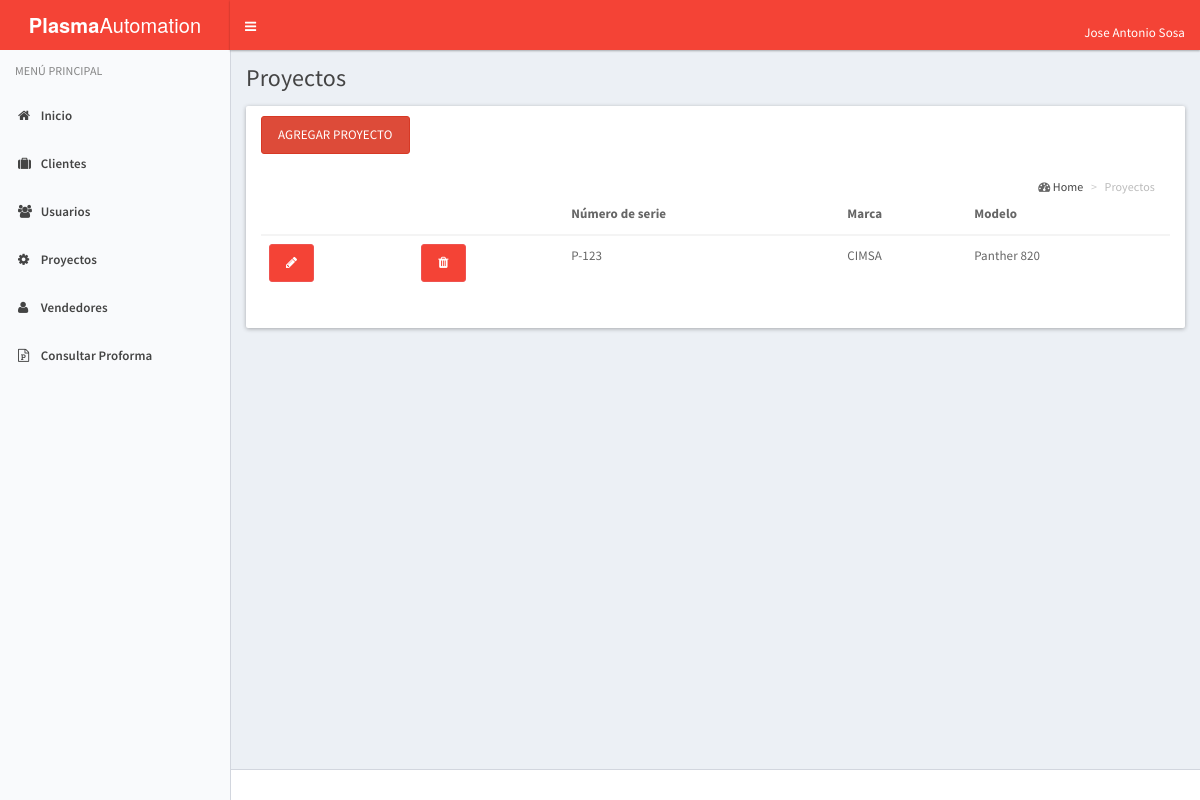
Before: /index_proyecto.php (signed in) with the older database file.
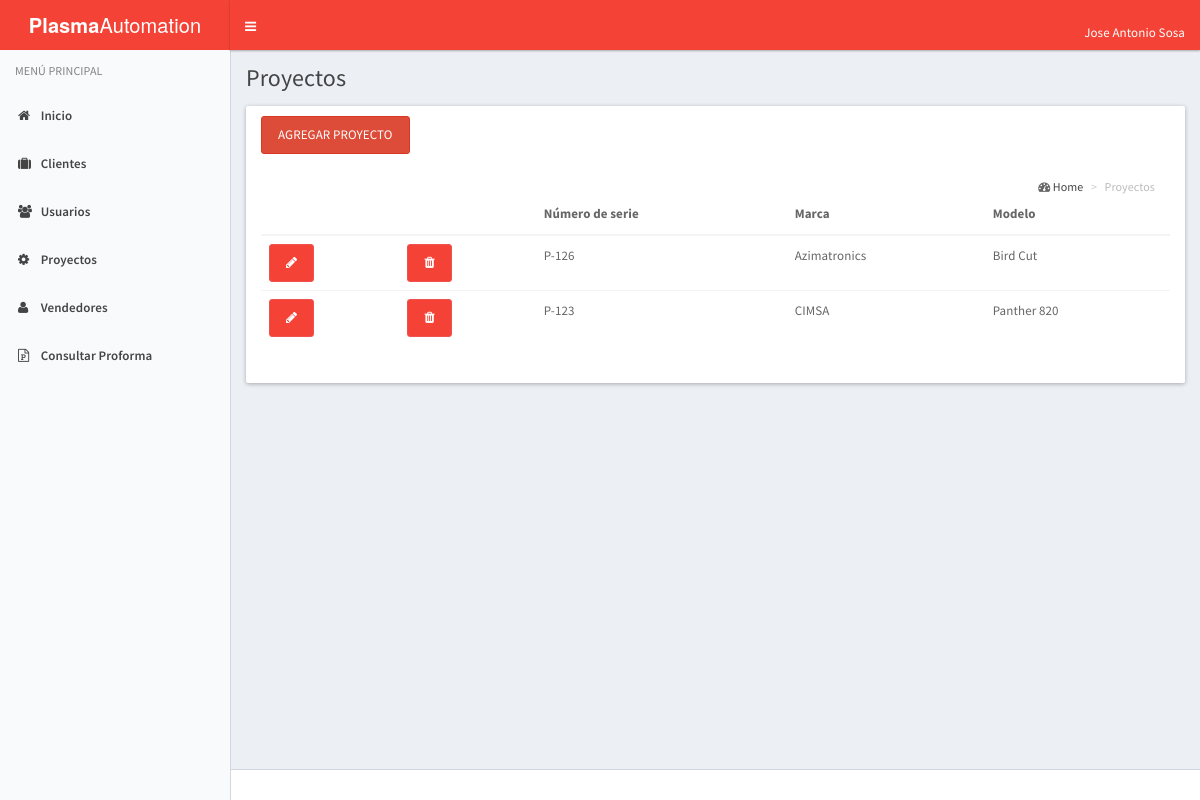
After: the same page with the newer database file.
### tables this page shows
CREATE TABLE IF NOT EXISTS `proyecto` (
  `id` int(11) NOT NULL,
  `no_serie` varchar(8) NOT NULL,
  `marca` varchar(20) NOT NULL,
  `modelo` varchar(30) NOT NULL
);

### index_proyecto.php (the view, shortened to what this page needs)
<!DOCTYPE html>
<html lang="es">
  <head>
    <link rel="stylesheet" href="assets/bootstrap/css/bootstrap.css">
    <link rel="stylesheet" href="assets/css/font-awesome.min.css">
    <link rel="stylesheet" href="assets/css/ionicons.min.css">
    <link rel="stylesheet" href="assets/dist/css/AdminLTE.css">
    <link rel="stylesheet" href="assets/dist/css/skins/_all-skins.css">
    <link rel="stylesheet" href="assets/plugins/select2/select2.min.css">
    <link href="assets/plugins/pnotify/css/pnotify.custom.min.css" rel="stylesheet">
  </head>
  <body class="hold-transition skin-blue-light sidebar-mini">
    <div class="wrapper">
      <?php
        include('header.php');
      ?>
      <?php
        include('menu.php');
      ?>
      <div class="content-wrapper" id="content">
        <section class="content-header">
          <h1>
            Proyectos
          </h1>
        </section>
        <section class="content">
      <div class="col-lg-12">
         <div class="row">
          <div class="panel">
            <div class="panel-heading">
            <button class="btn btn-danger" data-toggle="modal" data-target="#miventana">Agregar Proyecto</button>
              <section class="content-header">
                <ol class="breadcrumb">
                   <i class="fa fa-dashboard"></i>
                    <li><a href="">Home</a></li>
                    <li class="active">Proyectos
                   </li>
                </ol>
              </section>
            </div>
            <div class="panel-body">
              <table class="table">
                <thead>
                  <tr>
                    <th></th>
                    <th></th>
                    <th>Número de serie</th>
                    <th>Marca</th>
                    <th>Modelo</th>
                  </tr>
                </thead>
                <tbody>
                <?php
                  $host = 'localhost';
                  $user = 'root';
                  $password = '';
                  $conexion = @mysql_connect($host, $user, $password);
                  $sql = "SELECT * FROM proyecto ORDER BY no_serie DESC";
                  $resultado = mysql_query($sql, $conexion);
                  while ($proyecto = mysql_fetch_assoc($resultado)) {
                    echo "<tr>";
                    echo "<td><a href='proyecto.php?editar_proyecto_id=".$proyecto['id']."' class='btn btn-rounded btn-primary editar-proyecto'><i class='fa fa-pencil'></i></a></td>";
                    echo "<td><a href='proyecto.php?eliminar_proyecto_id=".$proyecto['id']."' class='btn btn-primary eliminar-proyecto'><i class='fa fa-trash eliminar-proyecto'></i></a></td>";
                    echo "<td>".$proyecto['no_serie']."</td>";
                    echo "<td>".$proyecto['marca']."</td>";
                    echo "<td>".$proyecto['modelo']."</td>";
                    echo "</tr>";
                  }
                ?>
                </tbody>
              </table>
            </div>
          </div>
        </div>
      </div>
    </section>
    <div class="clearfix"></div>
  </div>
      <footer class="main-footer">
      </footer>
    </div>
  </body>
</html>

Changed rows visible on the page:
added proyecto: no_serie "P-126", marca "Azimatronics", modelo "Bird Cut"
